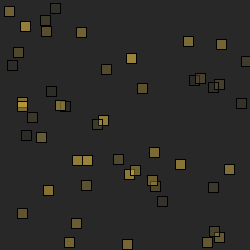
Frame 1 (no input)
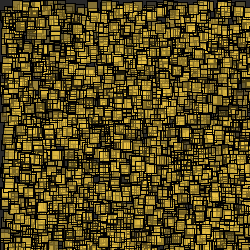
Frame 60 (the mouse pressed at the canvas centre just before this capture)
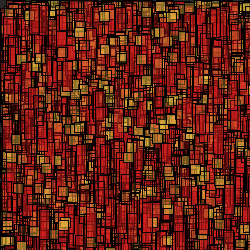
Frame 120 (the mouse held since frame 60 and released just before this capture)

The Processing sketch that drew these frames (run headless with seeded random() and noise(); from frame 60 on, the mouse is pressed at the canvas centre):

// Processing sketch: processing_18708
// ── processing_18708.pde


void setup(){
  size(250,250);
  background(40);

}

void draw(){
  //background(40);
  for(int i=10;i<60;i++){
    fill(240,200,70,random(150));
    rect(random(width),random(height),10,10);
  }

  if(mousePressed){
     for(int i=10;i<60;i++){
       fill(210,30,30,random(150));
    rect(random(width),random(height),10,30);
  }
}
}
